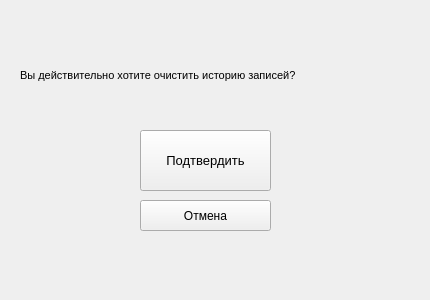
<?xml version="1.0" encoding="UTF-8"?>
<ui version="4.0">
 <class>Form</class>
 <widget class="QWidget" name="Form">
  <property name="geometry">
   <rect>
    <x>0</x>
    <y>0</y>
    <width>430</width>
    <height>300</height>
   </rect>
  </property>
  <property name="windowTitle">
   <string>Form</string>
  </property>
  <widget class="QPushButton" name="yes_Button">
   <property name="geometry">
    <rect>
     <x>140</x>
     <y>130</y>
     <width>131</width>
     <height>61</height>
    </rect>
   </property>
   <property name="font">
    <font>
     <pointsize>10</pointsize>
    </font>
   </property>
   <property name="text">
    <string>Подтвердить</string>
   </property>
  </widget>
  <widget class="QLabel" name="realy">
   <property name="geometry">
    <rect>
     <x>20</x>
     <y>50</y>
     <width>401</width>
     <height>51</height>
    </rect>
   </property>
   <property name="font">
    <font>
     <pointsize>8</pointsize>
    </font>
   </property>
   <property name="text">
    <string>Вы действительно хотите очистить историю записей?</string>
   </property>
  </widget>
  <widget class="QPushButton" name="no_Button">
   <property name="geometry">
    <rect>
     <x>140</x>
     <y>200</y>
     <width>131</width>
     <height>31</height>
    </rect>
   </property>
   <property name="text">
    <string>Отмена</string>
   </property>
  </widget>
 </widget>
 <resources/>
 <connections/>
</ui>
